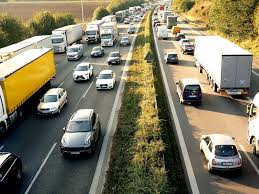
#> input picture images (1).jfif, 259 x 194 px
$ python app.py
#> lines starting #> are read from the running program, lines starting #| are printed output that depends on the picture; after the words box and inside, x2 and y2 are one past the last pixel; in counts of white or black regions, pixels touching at a corner belong together
import cv2

cascade_path = 'haarcascade_car.xml'

car_cascade = cv2.CascadeClassifier(cascade_path)

def detect_cars(image_path):

#> called with image_path = 'images (1).jfif'
    image = cv2.imread(image_path)
#> image is the input picture: shape (194, 259, 3); mean B, G, R 96.3, 120, 125.8

    gray = cv2.cvtColor(image, cv2.COLOR_BGR2GRAY)
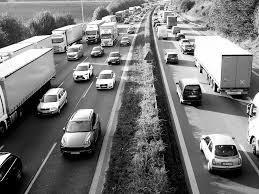
#> gray: shape (194, 259); min 0, max 255, mean 119.1

    cars = car_cascade.detectMultiScale(gray, 1.1, 1)
#> cars = [[49, 115, 63, 63]]

    for (x, y, w, h) in cars:
        cv2.rectangle(image, (x, y), (x+w, y+h), (0, 255, 0), 2)
#> this loop made 1 pass
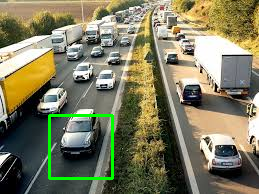
#> image: shape (194, 259, 3); 1.5% of pixels changed, all inside (x1, y1, x2, y2) = (48, 114, 114, 180)

    cv2.imshow('Detected Cars', image)
    cv2.waitKey(0)
    cv2.destroyAllWindows()

image_path = 'images (1).jfif'

detect_cars(image_path)

$ run again, with download.jfif copied over images (1).jfif
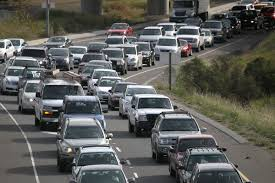
#> input picture download.jfif, 275 x 183 px
#> in detect_cars, image is the input picture: shape (183, 275, 3); mean B, G, R 89.2, 92.8, 92
#> in detect_cars, `gray = cv2.cvtColor(image, cv2.COLOR_BGR2GRAY)`:
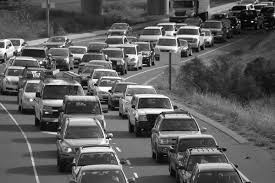
#> gray: shape (183, 275); min 0, max 255, mean 92.1
#> cars = [[8, 126, 24, 24]]
#> the loop in detect_cars, `for (x, y, w, h) in cars:` made 1 pass
#> after the loop in detect_cars, `for (x, y, w, h) in cars:`:
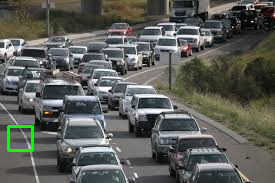
#> image: shape (183, 275, 3); 0.56% of pixels changed, all inside (x1, y1, x2, y2) = (7, 125, 34, 152)

$ run again, with e2f3061f-a5f7-4de5-b044-e547ea743562.jfif copied over images (1).jfif
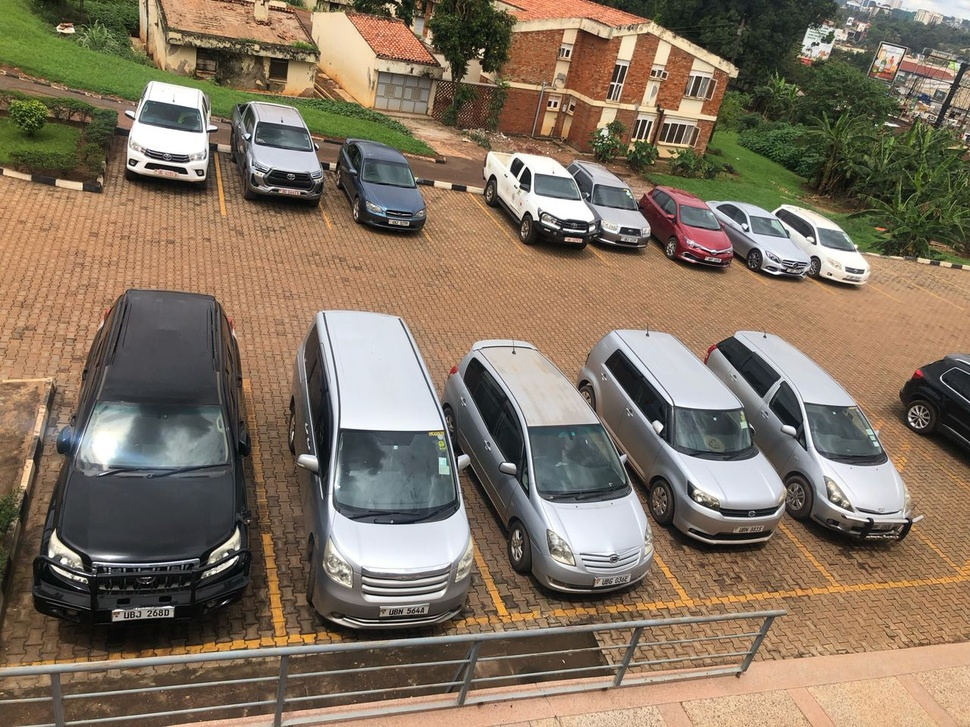
#> input picture e2f3061f-a5f7-4de5-b044-e547ea743562.jfif, 970 x 727 px, shrunk from 1280 x 960 before the run
#> in detect_cars, image is the input picture: shape (727, 970, 3); mean B, G, R 97.6, 115.7, 131.2
#> in detect_cars, `gray = cv2.cvtColor(image, cv2.COLOR_BGR2GRAY)`:
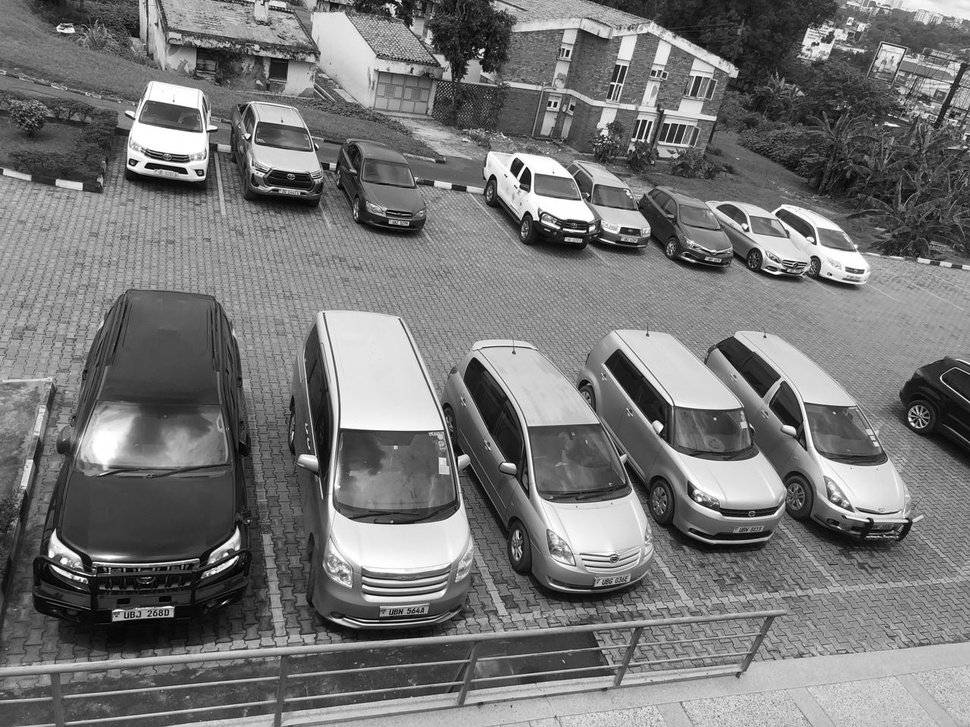
#> gray: shape (727, 970); min 0, max 255, mean 118.3
#> cars = [[945, 252, 23, 23], [255, 634, 20, 20], [231, 635, 22, 22], [894, 634, 22, 22], [315, 622, 50, 50], [125, 63, 67, 67], [825, 413, 74, 74], [127, 55, 90, 90], [330, 435, 129, 129], [631, 149, 171, 171]]
#> the loop in detect_cars, `for (x, y, w, h) in cars:` made 10 passes
#> after the loop in detect_cars, `for (x, y, w, h) in cars:`:
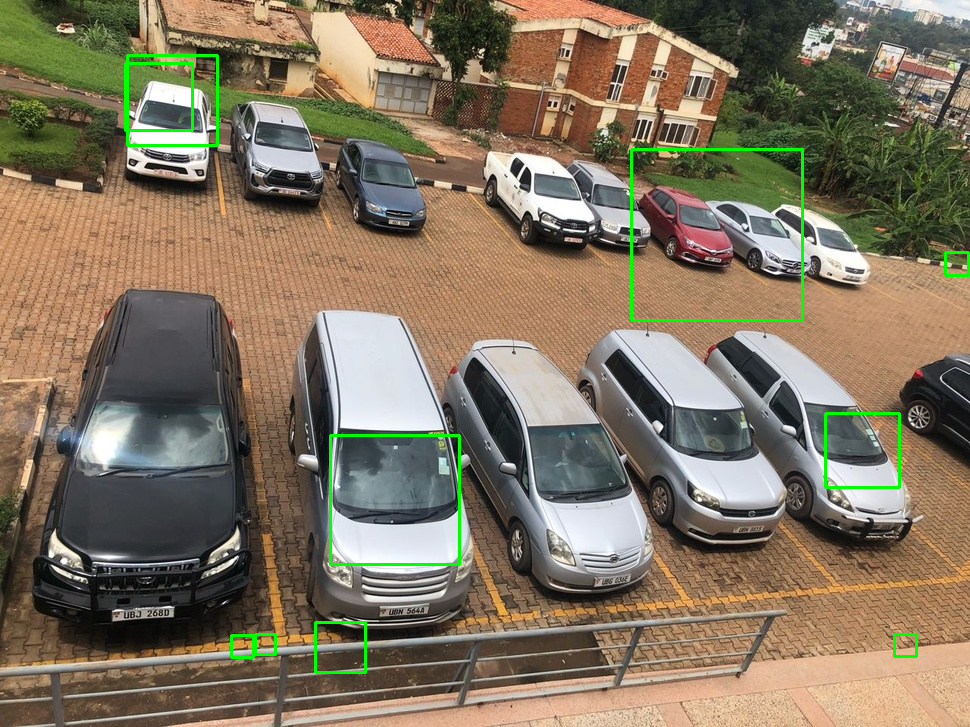
#> image: shape (727, 970, 3); 1.12% of pixels changed, all inside (x1, y1, x2, y2) = (124, 54, 970, 674)
